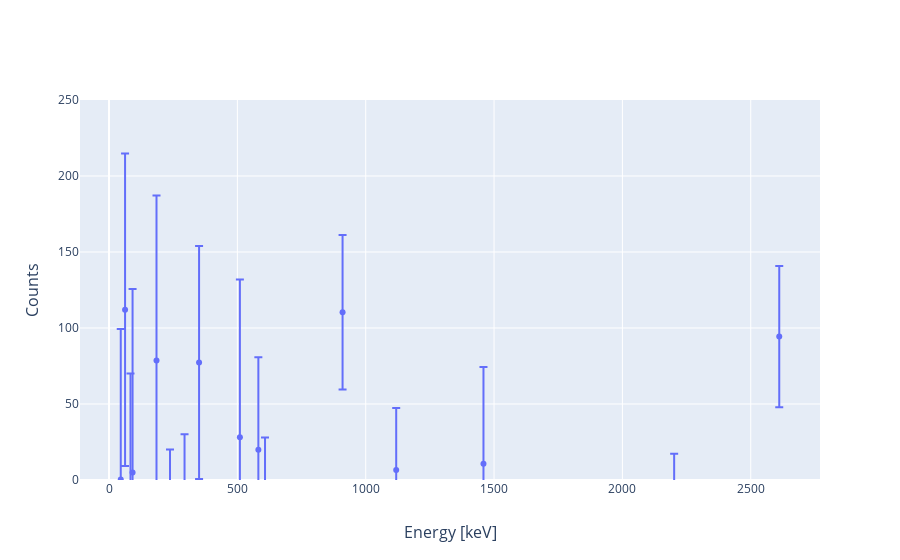

The cell this chart's notebook holds for it:
### Code cell
data = [
        go.Scatter(
            x=spec1_energies, 
            y=roi_counts,
            error_y=dict(
                type='data',
                symmetric=True,
                array=roi_unc),            
            name="shilling1642-8",
            mode='markers'
        ),
]
fig = go.Figure(data)
fig.update_yaxes(title="Counts",titlefont=dict(size=16))
fig.update_yaxes(range=[0, 250])
fig.update_xaxes(title='Energy [keV]',titlefont=dict(size=16))
fig.show()

### Figure 1 — Plotly figure (JSON) as saved in the notebook; plotly's stock layout.template omitted (floating-point values rounded to 4 significant figures)
{"data": [{"error_y": {"array": [99.05, 102.9, 117.2, 115.8, 120.8, 108.6, 101.2, 78.94, 76.65, 103.9, 60.86, 62.4, 50.86, 44.32, 40.74, 63.68, 34.79, 23.24, 46.45], "symmetric": true, "type": "data"}, "mode": "markers", "name": "shilling1642-8", "type": "scatter", "x": [45.65, 62.47, 74.16, 83.67, 91.71, 184.9, 237.5, 294.2, 350.8, 509.8, 581.8, 607.7, 909.8, 966.8, 1119.0, 1459.0, 1763.0, 2202.0, 2611.0], "y": [0.3658, 112.0, -234.6, -45.8, 4.888, 78.6, -81.09, -48.77, 77.25, 28.05, 19.87, -34.44, 110.4, -44.92, 6.637, 10.72, -53.81, -6.039, 94.38]}], "layout": {"xaxis": {"title": {"font": {"size": 16}, "text": "Energy [keV]"}}, "yaxis": {"range": [0, 250], "title": {"font": {"size": 16}, "text": "Counts"}}}}
